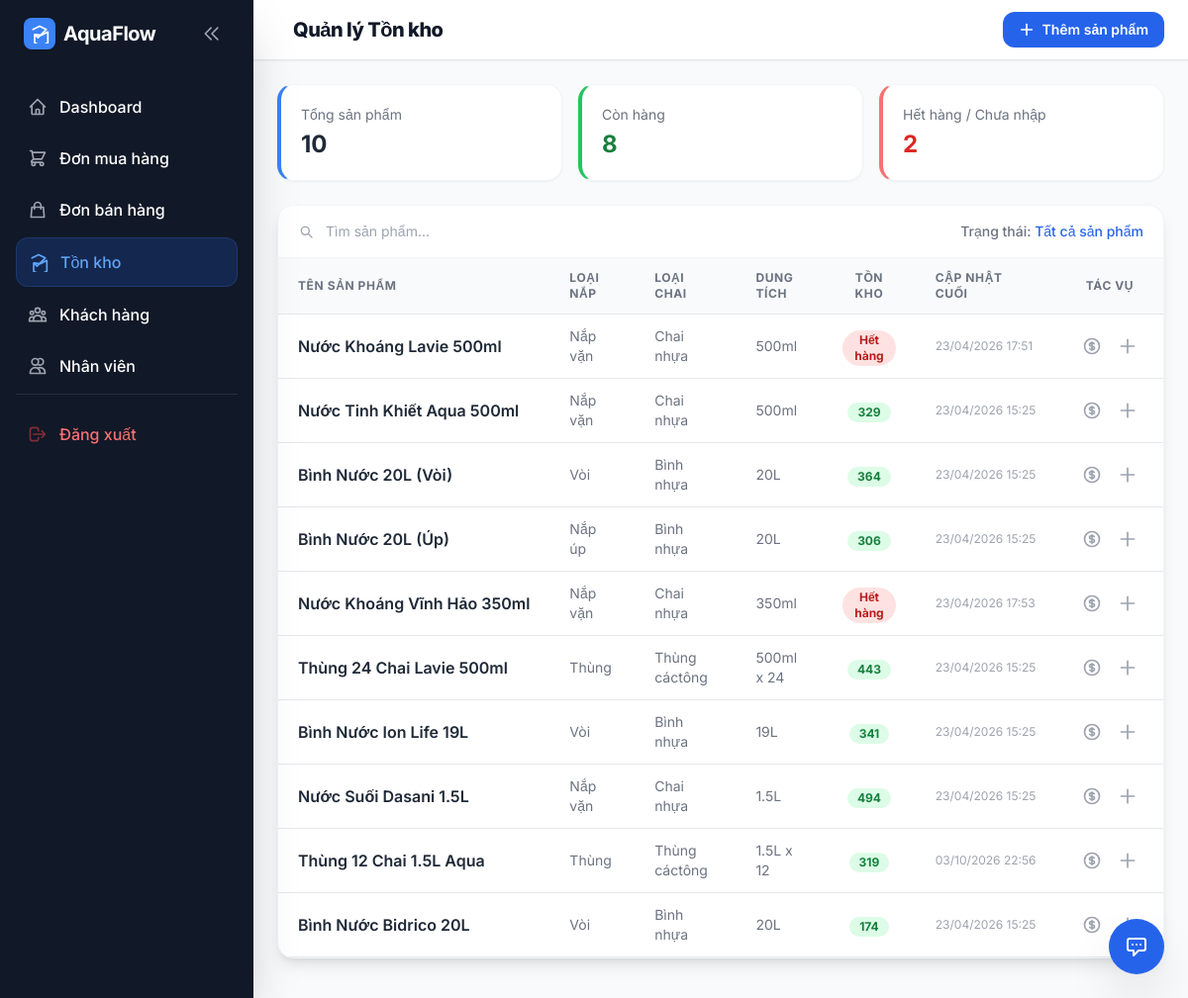
Page /inventory (signed in) on the committed database.
### src/database/models.py (models this page shows)
class Product(db.Model):
    id = db.Column(db.Integer, primary_key=True)
    name = db.Column(db.String(100), nullable=False)
    cap_type = db.Column(db.String(50), nullable=False)
    bottle_type = db.Column(db.String(50), nullable=False)
    capacity = db.Column(db.String(50), nullable=False)
    price_configs = db.relationship('ProductPriceConfig', backref='product', lazy=True)
    sale_items = db.relationship('SaleItem', backref='product', lazy=True)

class Inventory(db.Model):
    id = db.Column(db.Integer, primary_key=True)
    product_id = db.Column(db.Integer, db.ForeignKey('product.id'), nullable=False, unique=True)
    quantity = db.Column(db.Integer, nullable=False, default=0)
    note = db.Column(db.String(200), nullable=True)
    last_updated = db.Column(db.DateTime, nullable=False, default=datetime.now, onupdate=datetime.now)
    product = db.relationship('Product', backref=db.backref('inventory', uselist=False))

### src/api/routes/inventory.py (the view)
@inventory_bp.route('/inventory')
def inventory():
    products = Product.query.all()
    groups = CustomerGroup.query.all()
    inventory_data = []
    for p in products:
        inv = p.inventory
        prices_by_group = {}
        for cfg in p.price_configs:
            if cfg.price and cfg.price > 0:
                prices_by_group[cfg.group_id] = cfg.price
        inventory_data.append({
            "product_id": p.id,
            "product_name": p.name,
            "cap_type": p.cap_type,
            "bottle_type": p.bottle_type,
            "capacity": p.capacity,
            "prices_by_group": prices_by_group,
            "quantity": inv.quantity if inv else 0,
            "note": inv.note if inv else "",
            "last_updated": inv.last_updated.strftime("%d/%m/%Y %H:%M") if inv else "Chưa cập nhật"
        })
    groups_data = [{"id": g.id, "name": g.name} for g in groups]
    return render_template("inventory.html",
                           inventory_data=inventory_data,
                           groups=groups,
                           groups_json=groups_data)

### app.py (called while the page is built)
@app.before_request
def check_login():
    allowed_endpoints = ['auth.login', 'static', 'sale.add_zalo_order', 'sale.confirm_zalo_order']
    if request.endpoint not in allowed_endpoints and 'user_id' not in session:
        return redirect(url_for('auth.login'))

### web/templates/inventory.html (shortened to what this page needs)
<!DOCTYPE html>
<html lang="vi">
<head>
  <script src="https://cdn.tailwindcss.com"></script>
</head>
<body class="bg-gray-50 overflow-x-hidden">
<div class="flex">
  <div id="sidebar" class="w-64 h-screen bg-gray-900 text-white p-4 sidebar-transition flex flex-col shadow-2xl z-50 sticky top-0 flex-shrink-0 overflow-y-auto">
      <div class="flex items-center justify-between mb-8 px-2">
        <div class="flex items-center space-x-2">
          <div class="w-8 h-8 bg-blue-500 rounded-lg flex items-center justify-center">
            <svg class="w-5 h-5 text-white" fill="none" stroke="currentColor" viewBox="0 0 24 24"><path stroke-linecap="round" stroke-linejoin="round" stroke-width="2" d="M20 7l-8-4-8 4m16 0l-10 10-2-2m-2-2v10l8 4 8-4V10l-8 4z" /></svg>
          </div>
          <h2 class="text-xl font-bold tracking-tight">AquaFlow</h2>
        </div>
        <button id="toggleSidebar" onclick="toggleSidebar()" class="p-2 hover:bg-white/10 rounded-xl transition-all duration-200 text-gray-400 hover:text-white">
          <svg xmlns="http://www.w3.org/2000/svg" class="h-5 w-5" fill="none" viewBox="0 0 24 24" stroke="currentColor">
            <path stroke-linecap="round" stroke-linejoin="round" stroke-width="2" d="M11 19l-7-7 7-7m8 14l-7-7 7-7" />
          </svg>
        </button>
      </div>
      <ul class="space-y-1">
        <li>
          <a href="/" class="flex items-center space-x-3 p-3 rounded-xl hover:bg-white/10 transition-all duration-200 group">
            <span class="font-medium">Dashboard</span>
          </a>
        </li>
        <li>
          <a href="/purchase" class="flex items-center space-x-3 p-3 rounded-xl hover:bg-white/10 transition-all duration-200 group">
            <span class="font-medium">Đơn mua hàng</span>
          </a>
        </li>
        <li>
          <a href="/sale" class="flex items-center space-x-3 p-3 rounded-xl hover:bg-white/10 transition-all duration-200 group">
            <svg class="w-5 h-5 text-gray-400 group-hover:text-blue-400" fill="none" stroke="currentColor" viewBox="0 0 24 24"><path stroke-linecap="round" stroke-linejoin="round" stroke-width="2" d="M16 11V7a4 4 0 00-8 0v4M5 9h14l1 12H4L5 9z" /></svg>
            <span class="font-medium">Đơn bán hàng</span>
          </a>
        </li>
        <li>
          <a href="/inventory" class="flex items-center space-x-3 p-3 rounded-xl hover:bg-white/10 transition-all duration-200 group bg-blue-600/20 text-blue-400 border border-blue-500/20">
            <svg class="w-5 h-5 text-blue-400" fill="none" stroke="currentColor" viewBox="0 0 24 24"><path stroke-linecap="round" stroke-linejoin="round" stroke-width="2" d="M20 7l-8-4-8 4m16 0l-10 10-2-2m-2-2v10l8 4 8-4V10l-8 4z" /></svg>
            <span class="font-medium">Tồn kho</span>
          </a>
        </li>
        <li>
          <a href="/customer" class="flex items-center space-x-3 p-3 rounded-xl hover:bg-white/10 transition-all duration-200 group">
            <span class="font-medium">Khách hàng</span>
          </a>
        </li>
        <li>
          <a href="/employee" class="flex items-center space-x-3 p-3 rounded-xl hover:bg-white/10 transition-all duration-200 group">
            <svg class="w-5 h-5 text-gray-400 group-hover:text-blue-400" fill="none" stroke="currentColor" viewBox="0 0 24 24"><path stroke-linecap="round" stroke-linejoin="round" stroke-width="2" d="M12 4.354a4 4 0 110 5.292M15 21H3v-1a6 6 0 0112 0v1zm0 0h6v-1a6 6 0 00-9-5.197M13 7a4 4 0 11-8 0 4 4 0 018 0z" /></svg>
            <span class="font-medium">Nhân viên</span>
          </a>
        </li>
        <li class="pt-4 mt-4 border-t border-white/10">
          <a href="/logout" class="flex items-center space-x-3 p-3 rounded-xl hover:bg-red-500/10 text-red-400 transition-all duration-200 group">
            <svg class="w-5 h-5 text-red-500/50 group-hover:text-red-400" fill="none" stroke="currentColor" viewBox="0 0 24 24"><path stroke-linecap="round" stroke-linejoin="round" stroke-width="2" d="M17 16l4-4m0 0l-4-4m4 4H7m6 4v1a3 3 0 01-3 3H6a3 3 0 01-3-3V7a3 3 0 013-3h4a3 3 0 013 3v1" /></svg>
            <span class="font-medium">Đăng xuất</span>
          </a>
        </li>
      </ul>
    </div>
  <div class="flex-1 min-h-screen">
    <div class="w-full bg-white/90 backdrop-blur-md sticky top-0 z-40 border-b border-gray-200 px-6 py-3 flex justify-between items-center shadow-sm">
      <div class="flex items-center gap-4">
        <h1 class="text-xl font-extrabold text-gray-900 tracking-tight ml-4">Quản lý Tồn kho</h1>
      </div>
      <button id="btn-add-product"
        class="flex items-center gap-2 bg-blue-600 hover:bg-blue-700 text-white px-4 py-2 rounded-xl font-semibold text-sm transition shadow-sm active:scale-95">
        <svg class="w-4 h-4" fill="none" viewBox="0 0 24 24" stroke="currentColor" stroke-width="2.5"><path stroke-linecap="round" stroke-linejoin="round" d="M12 4v16m8-8H4"/></svg>
        Thêm sản phẩm
      </button>
    </div>
    <div class="p-6 grid grid-cols-1 md:grid-cols-3 gap-4">
      <div class="bg-white p-5 shadow-sm rounded-2xl border border-gray-100 border-l-4 border-l-blue-500 cursor-pointer hover:shadow-md transition card-filter" data-filter="all">
        <p class="text-gray-500 text-sm pointer-events-none">Tổng sản phẩm</p>
        <p class="text-2xl font-bold text-gray-800 mt-1 pointer-events-none">{{ inventory_data | length }}</p>
      </div>
      <div class="bg-white p-5 shadow-sm rounded-2xl border border-gray-100 border-l-4 border-l-green-500 cursor-pointer hover:shadow-md transition card-filter" data-filter="instock">
        <p class="text-gray-500 text-sm pointer-events-none">Còn hàng</p>
        <p class="text-2xl font-bold text-green-700 mt-1 pointer-events-none">{{ inventory_data | selectattr('quantity', 'gt', 0) | list | length }}</p>
      </div>
      <div class="bg-white p-5 shadow-sm rounded-2xl border border-gray-100 border-l-4 border-l-red-400 cursor-pointer hover:shadow-md transition card-filter" data-filter="outstock">
        <p class="text-gray-500 text-sm pointer-events-none">Hết hàng / Chưa nhập</p>
        <p class="text-2xl font-bold text-red-600 mt-1 pointer-events-none">{{ inventory_data | selectattr('quantity', 'eq', 0) | list | length }}</p>
      </div>
    </div>
    <div class="px-6 pb-10">
      <div class="bg-white shadow-lg rounded-2xl border border-gray-100 overflow-hidden">
        <div class="px-5 py-4 border-b border-gray-100 flex flex-col md:flex-row md:items-center justify-between gap-3">
          <div class="flex items-center gap-3 flex-1">
            <svg class="w-4 h-4 text-gray-400" fill="none" viewBox="0 0 24 24" stroke="currentColor"><path stroke-linecap="round" stroke-linejoin="round" stroke-width="2" d="M21 21l-4.35-4.35M17 11A6 6 0 115 11a6 6 0 0112 0z"/></svg>
            <input id="search-input" type="text" placeholder="Tìm sản phẩm..."
              class="w-full md:w-auto flex-1 outline-none text-sm text-gray-700 placeholder-gray-400">
          </div>
          <div class="text-sm text-gray-500 font-medium whitespace-nowrap">
            Trạng thái: <span id="current-filter-text" class="text-blue-600">Tất cả sản phẩm</span>
          </div>
        </div>
        <div class="overflow-x-auto">
          <table class="w-full text-left border-collapse">
            <thead>
              <tr class="bg-gray-50 text-gray-500 uppercase text-xs font-bold tracking-wider">
                <th class="px-5 py-3 border-b">Tên sản phẩm</th>
                <th class="px-5 py-3 border-b">Loại nắp</th>
                <th class="px-5 py-3 border-b">Loại chai</th>
                <th class="px-5 py-3 border-b">Dung tích</th>
                <th class="px-5 py-3 border-b text-center">Tồn kho</th>
                <th class="px-5 py-3 border-b">Cập nhật cuối</th>
                <th class="px-5 py-3 border-b text-center">Tác vụ</th>
              </tr>
            </thead>
            <tbody>
              {% for item in inventory_data %}
              <tr class="border-b hover:bg-gray-50/60 transition-colors inventory-row" data-name="{{ item.product_name | lower }}" data-qty="{{ item.quantity }}">
                <td class="px-5 py-3 font-semibold text-gray-800 whitespace-nowrap">{{ item.product_name }}</td>
                <td class="px-5 py-3 text-gray-500 text-sm">{{ item.cap_type or '—' }}</td>
                <td class="px-5 py-3 text-gray-500 text-sm">{{ item.bottle_type or '—' }}</td>
                <td class="px-5 py-3 text-gray-500 text-sm">{{ item.capacity or '—' }}</td>
                <td class="px-5 py-3 text-center">
                  {% if item.quantity == 0 %}
                    <span class="inline-flex px-2.5 py-0.5 rounded-full text-xs font-bold bg-red-100 text-red-700">Hết hàng</span>
                  {% elif item.quantity <= 10 %}
                    <span class="inline-flex px-2.5 py-0.5 rounded-full text-xs font-bold bg-amber-100 text-amber-700">{{ item.quantity }}</span>
                  {% else %}
                    <span class="inline-flex px-2.5 py-0.5 rounded-full text-xs font-bold bg-green-100 text-green-700">{{ item.quantity }}</span>
                  {% endif %}
                </td>
                <td class="px-5 py-3 text-gray-400 text-xs whitespace-nowrap">{{ item.last_updated }}</td>
                <td class="px-5 py-3">
                  <div class="flex items-center justify-center gap-1">
                    <button
                      data-id="{{ item.product_id }}" data-name="{{ item.product_name }}" data-prices="{{ item.prices_by_group | tojson | forceescape }}"
                      class="btn-edit-price p-1.5 text-gray-400 hover:text-purple-600 hover:bg-purple-50 rounded-lg transition" title="Chỉnh sửa giá">
                    </button>
                    <button
                      data-id="{{ item.product_id }}" data-name="{{ item.product_name }}" data-qty="{{ item.quantity }}"
                      class="btn-add-stock p-1.5 text-gray-400 hover:text-green-600 hover:bg-green-50 rounded-lg transition" title="Nhập thêm hàng">
                      <svg class="w-5 h-5" fill="none" viewBox="0 0 24 24" stroke="currentColor" stroke-width="2">
                        <path stroke-linecap="round" stroke-linejoin="round" d="M12 4v16m8-8H4"/>
                      </svg>
                    </button>
                  </div>
                </td>
              </tr>
              {% endfor %}
            </tbody>
          </table>
        </div>
      </div>
    </div>
  </div>
</div>
{% include 'chatbot.html' %}
</body>
</html>

### web/templates/chatbot.html (shortened to what this page needs)
<div id="chatbot-container" class="fixed bottom-6 right-6 z-50">
    <button id="chatbot-toggle" onclick="toggleChatbot()" class="bg-blue-600 hover:bg-blue-700 text-white p-4 rounded-full shadow-2xl flex items-center justify-center transition-transform hover:scale-105">
        <svg xmlns="http://www.w3.org/2000/svg" class="h-6 w-6" fill="none" viewBox="0 0 24 24" stroke="currentColor">
            <path stroke-linecap="round" stroke-linejoin="round" stroke-width="2" d="M8 10h.01M12 10h.01M16 10h.01M9 16H5a2 2 0 01-2-2V6a2 2 0 012-2h14a2 2 0 012 2v8a2 2 0 01-2 2h-5l-5 5v-5z" />
        </svg>
    </button>
</div>

### web/templates/inventory.html (style rules this page uses)
body { font-family: 'Inter', sans-serif; }

### rows in the picture
Product: product_name "Nước Khoáng Lavie 500ml", cap_type "Nắp vặn", bottle_type "Chai nhựa", capacity "500ml"
Product: product_name "Nước Tinh Khiết Aqua 500ml", cap_type "Nắp vặn", bottle_type "Chai nhựa", capacity "500ml"
Inventory: quantity "329"
Product: product_name "Bình Nước 20L (Vòi)", cap_type "Vòi", bottle_type "Bình nhựa", capacity "20L"
Inventory: quantity "364"
Product: product_name "Bình Nước 20L (Úp)", cap_type "Nắp úp", bottle_type "Bình nhựa", capacity "20L"
Inventory: quantity "306"
Product: product_name "Nước Khoáng Vĩnh Hảo 350ml", cap_type "Nắp vặn", bottle_type "Chai nhựa", capacity "350ml"
Product: product_name "Thùng 24 Chai Lavie 500ml", cap_type "Thùng", bottle_type "Thùng cáctông", capacity "500ml x 24"
Inventory: quantity "443"
Product: product_name "Bình Nước Ion Life 19L", cap_type "Vòi", bottle_type "Bình nhựa", capacity "19L"
Inventory: quantity "341"
Product: product_name "Nước Suối Dasani 1.5L", cap_type "Nắp vặn", bottle_type "Chai nhựa", capacity "1.5L"
Inventory: quantity "494"
Product: product_name "Thùng 12 Chai 1.5L Aqua", cap_type "Thùng", bottle_type "Thùng cáctông", capacity "1.5L x 12"
Inventory: quantity "319"
Product: product_name "Bình Nước Bidrico 20L", cap_type "Vòi", bottle_type "Bình nhựa", capacity "20L"

### other values in the picture
{{ inventory_data | length }} "10"
{{ inventory_data | selectattr('quantity', 'gt', 0) | list | length }} "8"
{{ inventory_data | selectattr('quantity', 'eq', 0) | list | length }} "2"
{{ item.last_updated }} "23/04/2026 17:51" "23/04/2026 15:25" "23/04/2026 15:25" "23/04/2026 15:25" "23/04/2026 17:53" "23/04/2026 15:25" "23/04/2026 15:25" "23/04/2026 15:25" "03/10/2026 22:56" "23/04/2026 15:25"
{{ item.quantity }} "174"
